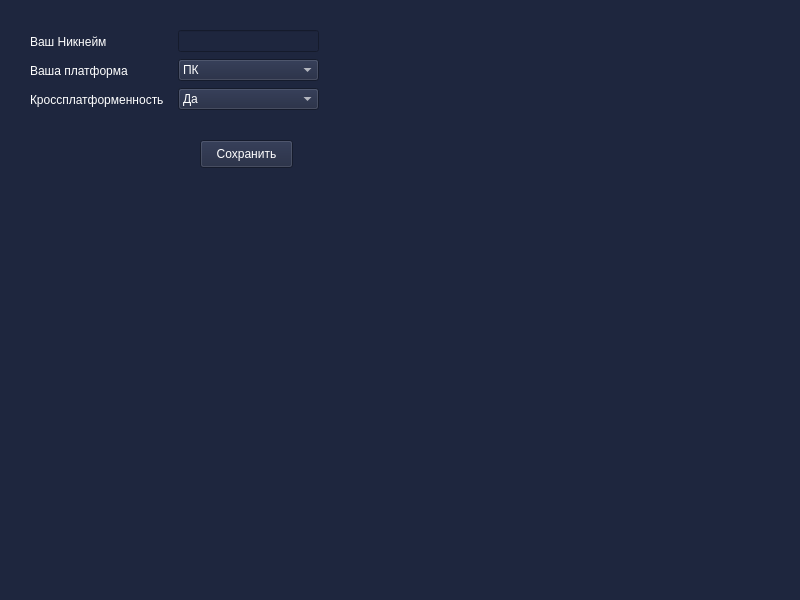
<?xml version="1.0" encoding="UTF-8"?>
<ui version="4.0">
 <class>SettingsWindow</class>
 <widget class="QMainWindow" name="SettingsWindow">
  <property name="geometry">
   <rect>
    <x>0</x>
    <y>0</y>
    <width>800</width>
    <height>600</height>
   </rect>
  </property>
  <property name="windowTitle">
   <string>Settings</string>
  </property>
  <property name="windowIcon">
   <iconset resource="icons/res-icon.qrc">
    <normaloff>:/icons/warf_parser_mini_imresizer.png</normaloff>:/icons/warf_parser_mini_imresizer.png</iconset>
  </property>
  <property name="styleSheet">
   <string notr="true">background-color: #1e263e;
color: white;
</string>
  </property>
  <widget class="QWidget" name="centralwidget">
   <widget class="QPushButton" name="pushButton">
    <property name="geometry">
     <rect>
      <x>200</x>
      <y>140</y>
      <width>93</width>
      <height>28</height>
     </rect>
    </property>
    <property name="text">
     <string>Сохранить</string>
    </property>
   </widget>
   <widget class="QWidget" name="layoutWidget">
    <property name="geometry">
     <rect>
      <x>30</x>
      <y>30</y>
      <width>141</width>
      <height>81</height>
     </rect>
    </property>
    <layout class="QVBoxLayout" name="verticalLayout">
     <item>
      <widget class="QLabel" name="label">
       <property name="text">
        <string>Ваш Никнейм</string>
       </property>
      </widget>
     </item>
     <item>
      <widget class="QLabel" name="label_2">
       <property name="text">
        <string>Ваша платформа</string>
       </property>
      </widget>
     </item>
     <item>
      <widget class="QLabel" name="label_3">
       <property name="text">
        <string>Кроссплатформенность</string>
       </property>
      </widget>
     </item>
    </layout>
   </widget>
   <widget class="QWidget" name="layoutWidget">
    <property name="geometry">
     <rect>
      <x>178</x>
      <y>30</y>
      <width>141</width>
      <height>82</height>
     </rect>
    </property>
    <layout class="QVBoxLayout" name="verticalLayout_2">
     <property name="spacing">
      <number>7</number>
     </property>
     <item>
      <widget class="QLineEdit" name="lineEdit"/>
     </item>
     <item>
      <widget class="QComboBox" name="comboBox">
       <item>
        <property name="text">
         <string>ПК</string>
        </property>
       </item>
       <item>
        <property name="text">
         <string>PlayStation</string>
        </property>
       </item>
       <item>
        <property name="text">
         <string>Xbox</string>
        </property>
       </item>
       <item>
        <property name="text">
         <string>Switch</string>
        </property>
       </item>
       <item>
        <property name="text">
         <string>Мобильные</string>
        </property>
       </item>
      </widget>
     </item>
     <item>
      <widget class="QComboBox" name="comboBox_2">
       <item>
        <property name="text">
         <string>Да</string>
        </property>
       </item>
       <item>
        <property name="text">
         <string>Нет</string>
        </property>
       </item>
      </widget>
     </item>
    </layout>
   </widget>
  </widget>
  <widget class="QStatusBar" name="statusbar"/>
 </widget>
 <resources>
  <include location="icons/res-icon.qrc"/>
 </resources>
 <connections/>
</ui>
